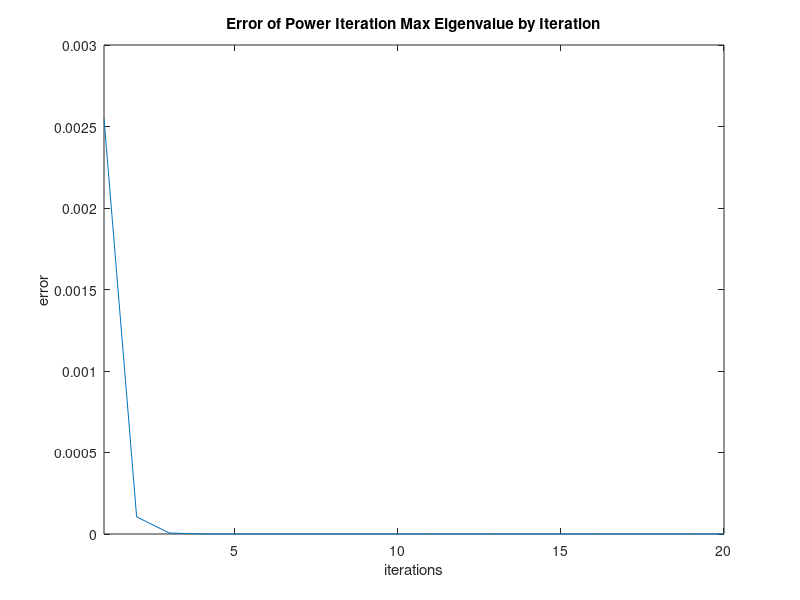

Here is the MATLAB script that generated this plot:
% clear the environment
clear all; close all; clc

% PART I 
% a) 

m = 10;

% creating symmetrix mxm matrix
A_rand = rand(m,m);
A_triu = triu(A_rand);
A_tril = A_triu.' - diag(diag(A_triu));
A = A_tril + A_triu;

[eigenvec, eigenval] = eigs(A,m);

% b) 
true_eigenvalue = max(diag(eigenval));
v_curr = ones(m,1);

% power iteration method
for k = 1:20
	w = A*v_curr;
	v_curr=w/norm(w); % normalize

	lambda(k) = v_curr'*A*v_curr; % Rayleigh Quotient
    power_eigenvalue = max(lambda);
    error(k) = abs(true_eigenvalue - power_eigenvalue);
end

plot(error); xlim([1 20]); ylabel('error'); xlabel('iterations'); 
title('Error of Power Iteration Max Eigenvalue by Iteration');
